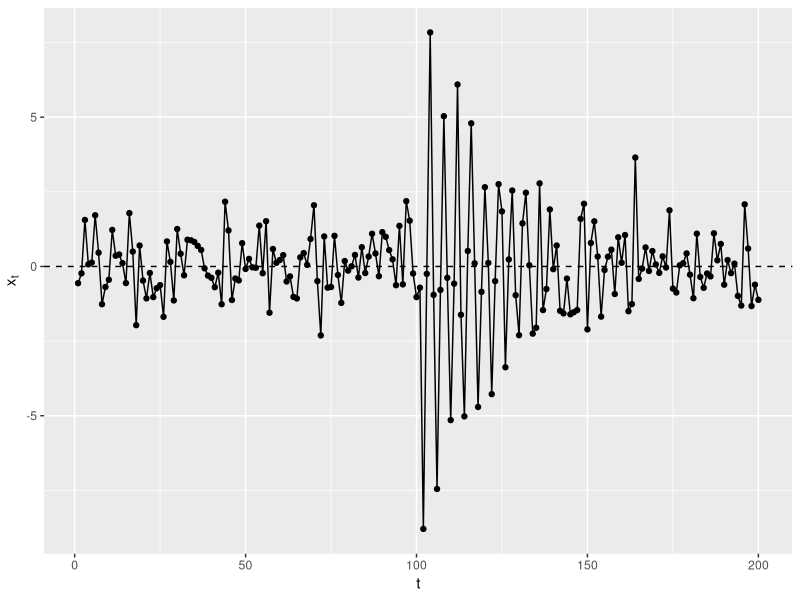
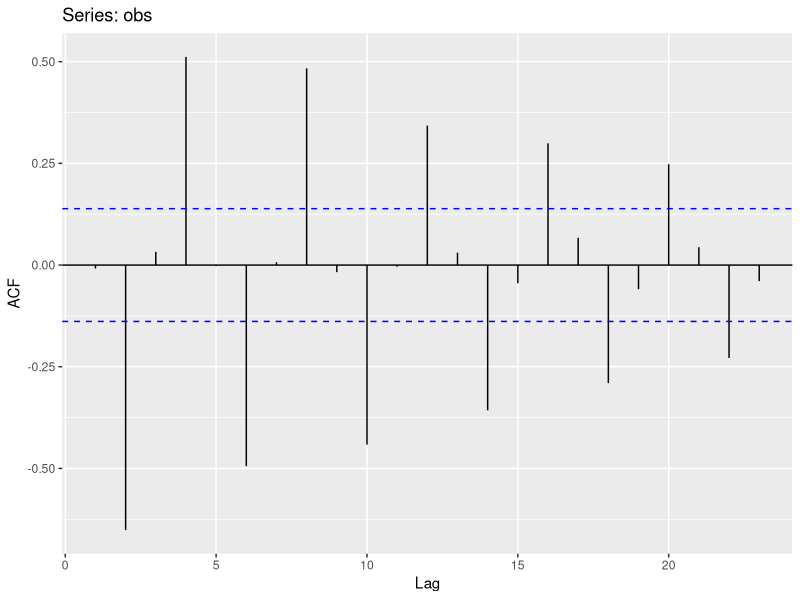

The R source for these figures, in order:
## ---- chunk 1
knitr::opts_chunk$set(echo = TRUE)

library(ggplot2)
library(tidyverse)
library(broom)
library(knitr)
library(kableExtra)
library(gridExtra)
library(forecast)
## ---- chunk 2
set.seed(123)

generateSignal <- function(n, cutoff) {
  # assume standard gaussian white noise
  w <- rnorm(n)
  
  # generate a signal (s)
  s <- function(t, cutoff) {
    ifelse(t <= cutoff, 0, 10 * exp(- (t - 100)/(20)) * cos((2 * pi * t)/(4)))
  }
  
  # combine white noise and signal
  w + sapply(seq(1, n), function(x) s(x, cutoff))
}

obs <- generateSignal(200, 100)


obs %>% 
  enframe %>% 
  ggplot(aes(x = name, y = value)) + 
    geom_point() + 
    geom_hline(yintercept = 0, linetype = "dashed") + 
    geom_line() +
    ylab(expression(x[t])) + 
    xlab("t")
## ---- chunk 3
autoplot(acf(obs, type = "correlation", plot = FALSE))
